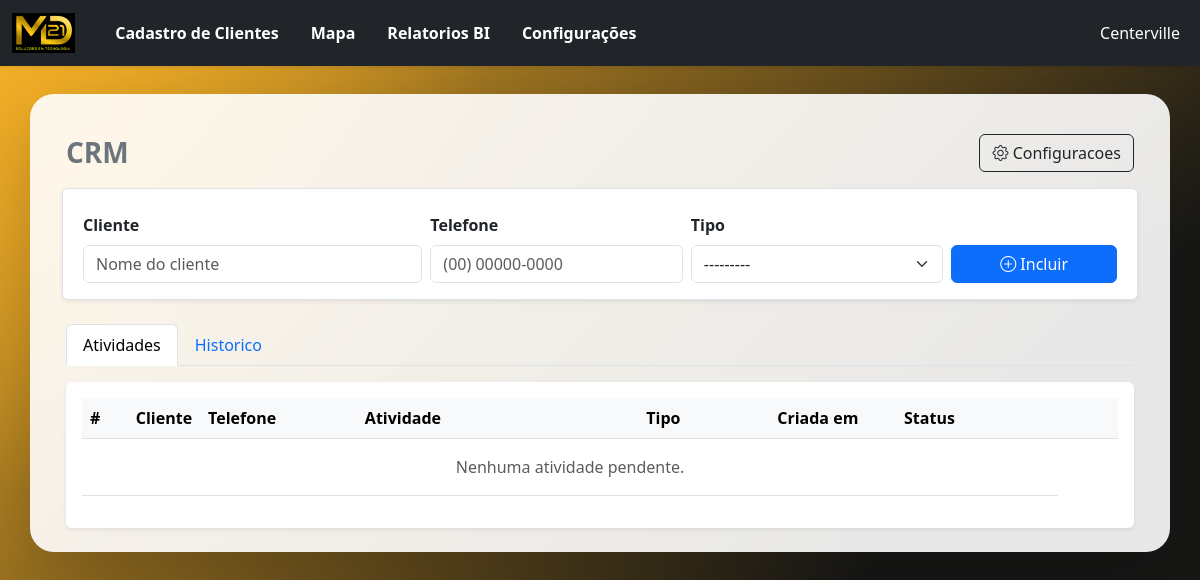
The app's page /crm/ (signed in), older data.
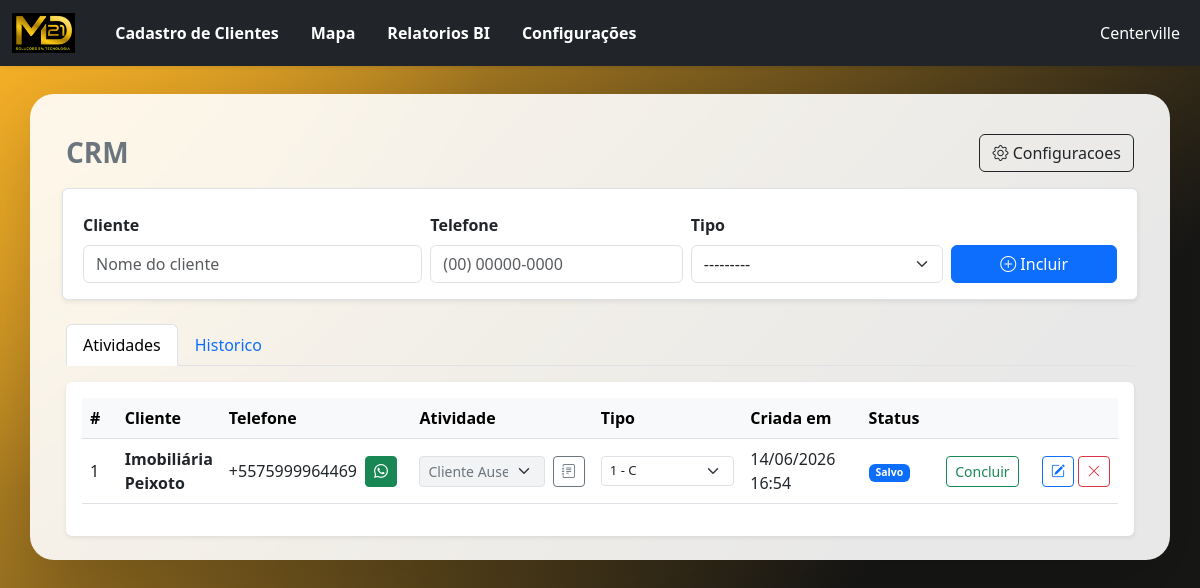
The same page, newer data.
### core/models.py (models this page shows, shortened)
class CRMAtividade(models.Model):
    STATUS_PENDENTE = "pendente"
    STATUS_CONCLUIDA = "concluida"
    STATUS_CHOICES = [
        (STATUS_PENDENTE, "Pendente"),
        (STATUS_CONCLUIDA, "Concluida"),
    ]
    cliente_nome = models.CharField(max_length=150)
    telefone = models.CharField(max_length=30, blank=True, null=True)
    tipo = models.ForeignKey(
        TipoAtividade,
        on_delete=models.SET_NULL,
        null=True,
        blank=True,
        related_name="crm_atividades"
    )
    tipo_categoria = models.ForeignKey(
        TipoCategoriaAtividade,
        on_delete=models.SET_NULL,
        null=True,
        blank=True,
        related_name="crm_atividades"
    )
    status = models.CharField(max_length=20, choices=STATUS_CHOICES, default=STATUS_PENDENTE)
    texto = models.TextField(blank=True, default="")
    criado_em = models.DateTimeField(auto_now_add=True)
    concluido_em = models.DateTimeField(null=True, blank=True)
    class Meta:
        ordering = ["-criado_em", "-id"]
    @property
    def whatsapp_url(self):
        digitos = re.sub(r"\D", "", self.telefone or "")
        if len(digitos) in (10, 11):
            digitos = f"55{digitos}"
        if not digitos:
            return ""
        return f"https://wa.me/{digitos}"

class TipoAtividade(models.Model):
    nome = models.CharField(max_length=100, unique=True)
    texto_pronto = models.TextField(blank=True, default="")
    ativo = models.BooleanField(default=True)
    class Meta:
        ordering = ["nome"]

class TipoCategoriaAtividade(models.Model):
    nome = models.CharField(max_length=100, unique=True)
    ativo = models.BooleanField(default=True)
    class Meta:
        ordering = ["nome"]
    def __str__(self):
        return self.nome

### core/views.py (the view)
# urls.py: path("crm/", views.crm_list, name="crm_list"),
def crm_list(request):
    if request.method == "POST":
        form = CRMAtividadeForm(request.POST)
        if form.is_valid():
            form.save()
            messages.success(request, "Atividade criada com sucesso!")
            return redirect("crm_list")
    else:
        form = CRMAtividadeForm()
    atividades = CRMAtividade.objects.select_related("tipo").filter(
        status=CRMAtividade.STATUS_PENDENTE
    ).order_by("-criado_em", "-id")
    historico = CRMAtividade.objects.select_related("tipo").filter(
        status=CRMAtividade.STATUS_CONCLUIDA
    ).order_by("-concluido_em", "-id")
    tipos_atividade = TipoAtividade.objects.filter(ativo=True).order_by("nome")
    tipos_categoria_atividade = TipoCategoriaAtividade.objects.filter(ativo=True).order_by("nome")
    return render(request, "crm_list.html", {
        "form": form,
        "atividades": atividades,
        "historico": historico,
        "tipos_atividade": tipos_atividade,
        "tipos_categoria_atividade": tipos_categoria_atividade,
    })

### core/forms.py
class CRMAtividadeForm(forms.ModelForm):
    class Meta:
        model = CRMAtividade
        fields = ["cliente_nome", "telefone", "tipo_categoria"]
        labels = {
            "cliente_nome": "Cliente",
            "telefone": "Telefone",
            "tipo_categoria": "Tipo",
        }
        widgets = {
            "cliente_nome": forms.TextInput(attrs={
                "class": "form-control",
                "placeholder": "Nome do cliente",
            }),
            "telefone": forms.TextInput(attrs={
                "class": "form-control",
                "placeholder": "(00) 00000-0000",
            }),
            "tipo_categoria": forms.Select(attrs={"class": "form-select"}),
        }
    def __init__(self, *args, **kwargs):
        super().__init__(*args, **kwargs)
        self.fields["tipo_categoria"].queryset = TipoCategoriaAtividade.objects.filter(ativo=True).order_by("nome")

### core/templates/crm_list.html (shortened to what the changed rows need)
{% extends "base.html" %}
{% load static %}
{% block content %}
<div class="container-fluid mt-3">
    <div class="tab-content">
        <div class="tab-pane fade show active" id="atividades-pane" role="tabpanel" aria-labelledby="atividades-tab">
            <div class="table-responsive shadow-sm rounded bg-white p-3">
                <table class="table table-hover align-middle">
                    <thead class="table-light">
                        <tr>
                            <th style="width: 60px;">#</th>
                            <th>Cliente</th>
                            <th style="width: 210px;">Telefone</th>
                            <th style="width: 420px;">Atividade</th>
                            <th style="width: 190px;">Tipo</th>
                            <th style="width: 170px;">Criada em</th>
                            <th style="width: 110px;">Status</th>
                            <th style="width: 110px;"></th>
                            <th style="width: 92px;"></th>
                        </tr>
                    </thead>
                    <tbody>
                        {% for atividade in atividades %}
                        <tr>
                            <td>{{ forloop.counter }}</td>
                            <td class="fw-semibold">{{ atividade.cliente_nome }}</td>
                            <td>
                                <div class="d-flex align-items-center gap-2">
                                    <span>{{ atividade.telefone|default:"-" }}</span>
                                    {% if atividade.whatsapp_url %}
                                    <a class="btn btn-sm btn-success" href="{{ atividade.whatsapp_url }}" target="_blank" rel="noopener" title="Abrir WhatsApp">
                                        <i class="bi bi-whatsapp"></i>
                                    </a>
                                    {% endif %}
                                </div>
                            </td>
                            <td>
                                <form method="POST"
                                      id="form-crm-atividade-{{ atividade.id }}"
                                      action="{% url 'crm_atividade_concluir' atividade.id %}"
                                      data-salvar-texto-url="{% url 'crm_atividade_salvar_texto' atividade.id %}">
                                    <div class="d-flex gap-2 align-items-center">
                                        <select name="tipo"
                                                class="form-select form-select-sm crm-tipo-select {% if atividade.texto %}crm-select-bloqueado{% endif %}"
                                                data-valor-bloqueado="{{ atividade.tipo_id|default:'' }}">
                                            {% for tipo in tipos_atividade %}
                                                <option value="{{ tipo.id }}" data-texto="{{ tipo.texto_pronto|escape }}" {% if atividade.tipo_id == tipo.id %}selected{% endif %}>{{ tipo.nome }}</option>
                                            {% endfor %}
                                        </select>
                                        <button class="btn btn-sm btn-outline-secondary crm-texto-btn" type="button" title="Abrir texto da atividade">
                                            <i class="bi bi-journal-text"></i>
                                        </button>
                                    </div>
                                </form>
                            </td>
                            <td>
                                <select name="tipo_categoria"
                                        class="form-select form-select-sm crm-tipo-categoria-select"
                                        form="form-crm-atividade-{{ atividade.id }}">
                                    {% for tipo_categoria in tipos_categoria_atividade %}
                                        <option value="{{ tipo_categoria.id }}" {% if atividade.tipo_categoria_id == tipo_categoria.id %}selected{% endif %}>
                                            {{ tipo_categoria.nome }}
                                        </option>
                                    {% endfor %}
                                </select>
                            </td>
                            <td>{{ atividade.criado_em|date:"d/m/Y H:i" }}</td>
                            <td class="small crm-status-texto">
                                {% if atividade.texto %}
                                    <span class="badge bg-primary">Salvo</span>
                                {% else %}
                                    <span class="text-muted">Pendente</span>
                                {% endif %}
                            </td>
                            <td>
                                <button class="btn btn-sm btn-outline-success" type="submit" form="form-crm-atividade-{{ atividade.id }}">
                                    Concluir
                                </button>
                            </td>
                            <td class="text-end">
                                <div class="d-flex justify-content-end gap-1">
                                    <button class="btn btn-sm btn-outline-primary crm-editar-tipo-btn" type="button" title="Editar atividade">
                                        <i class="bi bi-pencil-square"></i>
                                    </button>
                                    <form method="POST"
                                          action="{% url 'crm_atividade_excluir' atividade.id %}"
                                          onsubmit="return confirm('Deseja realmente excluir esta atividade?');">
                                        <button class="btn btn-sm btn-outline-danger" type="submit" title="Excluir atividade">
                                            <i class="bi bi-x-lg"></i>
                                        </button>
                                    </form>
                                </div>
                            </td>
                        </tr>
                        {% empty %}
                        <tr>
                            <td colspan="8" class="text-center text-muted py-3">
                                Nenhuma atividade pendente.
                            </td>
                        </tr>
                        {% endfor %}
                    </tbody>
                </table>
            </div>
        </div>
    </div>
</div>
{% endblock %}

Row changes from the older to the newer data that the page shows:
added CRMAtividade: cliente_nome "Imobiliária Peixoto", telefone "+5575999964469", tipo "Cliente Ausente", tipo_categoria "1 - C", criado_em "14/06/2026 16:54", shows "Salvo"
Text that changed along with them:
text no longer shown: "Nenhuma atividade pendente."
